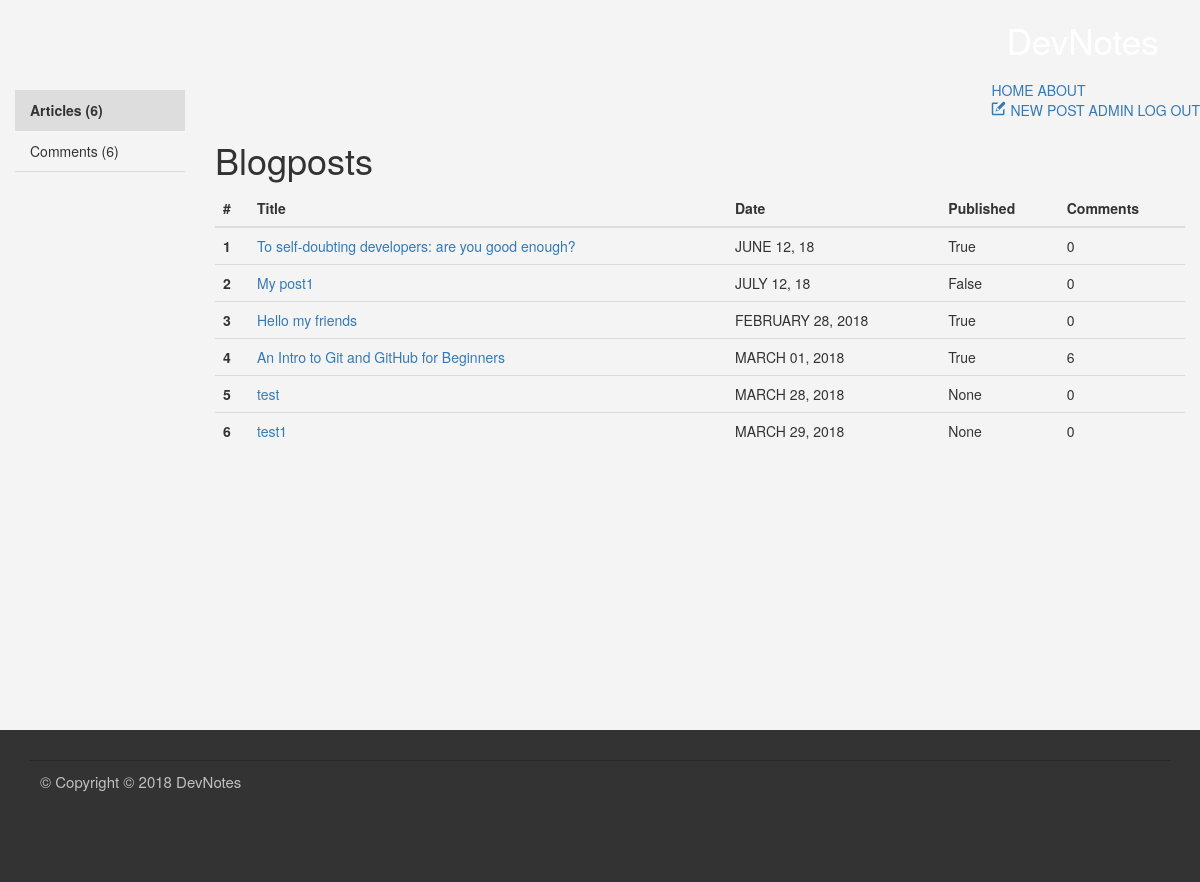
Page /admin/posts (signed in) on the committed database.
### my_blog/blueprints/blog/models.py (models this page shows, shortened)
class BlogPost(db.Model):
    id = db.Column(db.Integer, primary_key=True)
    _title = db.Column(db.String(128))
    date = db.Column(db.DateTime)
    content = db.Column(db.String)
    imagePath = db.Column(db.String)
    published = db.Column(db.Boolean)
    url = db.Column(db.String(128))
    _tags = db.relationship('Tag',
                            secondary=tags,
                            lazy='joined',
                            backref=db.backref('BlogPost',
                                               lazy='dynamic'))
    comments = db.relationship('Comment',
                               backref='blogpost',
                               lazy='dynamic')
    @staticmethod
    def get_all():
        return BlogPost.query.all()
    def formated_date(self):
        return "{0:%B %d, %Y}".format(self.date).upper()
    @property
    def title(self):
        return self._title
    @property
    def tags(self):
        return ",".join([tag.name for tag in self._tags])
    @tags.setter
    def tags(self, string):
        if string:
            self._tags = [Tag.get_or_create(tag)
                          for tag in string.split(',')]
        else:
            self._tags = []

### my_blog/blueprints/admin/views.py (the view)
@admin.route('/')
@admin.route('/posts')
@login_required
def blogposts_panel():
    return render_template('admin-posts_panel.html',
                           blogposts=BlogPost.get_all(),
                           comments=Comment.get_all(),
                           blogposts_qty=len(BlogPost.get_all()),
                           comments_qty=len(Comment.get_all()))

### my_blog/app.py (called while the page is built)
@login_manager.user_loader
def load_user(user_id):
    u = User.query.get(user_id)
    return u

### my_blog/blueprints/blog/models.py (called while the page is built)
    @staticmethod
    def get_all():
        return Comment.query.all()

### my_blog/blueprints/admin/templates/admin-posts_panel.html (shortened to what this page needs)
{% extends "base.html" %}
{% block header %}
  <div class="header--standard">
    <nav class="navbar" role="navigation">
      <a class="navbar__logo" href="{{url_for('main.index')}}">DevNotes</a>
      <div class="navbar-main">
        <a class="navbar-item" href="{{url_for('main.index')}}">HOME</a>
        <a class="navbar-item" href="#">ABOUT</a>
        {% if current_user.is_authenticated %}
          <div class="navbar-admin">
          <a class="navbar-item" href="{{url_for('blog.add')}}">
            <svg class="icon">
              <use xlink:href="{{ url_for('static', filename='img/sprite.svg#icon-new-message') | replace('%23', '#')}}"></use>
            </svg>
            NEW POST
          </a>
          <a class="navbar-item active" href="{{url_for('admin.blogposts_panel')}}">
            ADMIN
          </a>
          <a class="navbar-item" href="{{url_for('auth.logout')}}">LOG OUT</a>
          </div>
        {% endif %}
      </div>
    </nav>
  </div>
{% endblock %}
{% block content %}
<div class="col-md-2 admin-panel">
  <ul class="nav flex-column">
    <li class="nav-item active ">
      <a class="nav-link active " href="#">Articles ({{ blogposts_qty}})</a>
    </li>
    <li class="nav-item">
      <a class="nav-link" href="{{ url_for('admin.comments_panel') }}">Comments ({{ comments_qty }})</a>
    </li>
  </ul>
</div>
<div class="col-md-10">
  <h1>
    Blogposts
  </h1>
  {% if blogposts %}
    <table class="table">
      <thead>
        <tr>
          <th scope="col">#</th>
          <th scope="col">Title</th>
          <th scope="col">Date</th>
          <th scope="col">Published</th>
          <th scope="col">Comments</th>
        </tr>
      </thead>
      <tbody>
        {% for blogpost in blogposts %}
          <tr>
            <th scope="row">{{blogpost.id}}</th>
            <td><a href="{{url_for('blog.read', post_url=blogpost.url)}}">{{blogpost.title}}</a></td>
            <td>{{blogpost.formated_date()}}</td>
            <td>{{blogpost.published}}</td>
            <td>{{blogpost.comments.count()}}</td>
          </tr>
        {% endfor %}
      </tbody>
    </table>
  {% else %}
    <p>There is no posts yet.</p>
  {% endif %}
</div>
{% endblock %}

### my_blog/static/css/main.css (style rules this page uses)
body { background:#F4F4F4; margin:0; font-family: Oswald, "Helvetica Neue", Arial, Helvetica, Verdana, sans-serif; }
.header--standard { background: #333; }
.navbar { margin-bottom: 0; min-height:0px; border:0px; }
.navbar__logo, .navbar__logo:active { padding:1.5rem; font-family: Oswald, "Helvetica Neue", Arial, Helvetica, Verdana, sans-serif; display:inline-block; text-align: left; font-size:3.5rem; background-color: white; color: transparent; text-shadow:none; -webkit-background-clip: text; -moz-background-clip: text; background-clip: text; }
nav { float: right; }
.admin-panel a, .admin-panel a:active, .admin-panel a:hover { color:#333333; text-decoration:none; }
.admin-panel a.active, .admin-panel .nav-item.active, .nav>li>a.active:hover { cursor:default; font-weight:bold; background:#DDDDDD; }
.admin-panel li { border-bottom:1px #DDDDDD solid; }
.icon { fill: currentColor; height:1.5rem; width:1.5rem; }

### rows in the picture
BlogPost: id "1", title "To self-doubting developers: are you good enough?", formated_date "JUNE 12, 18", published "True", comments.count "0"
BlogPost: id "2", title "My post1", formated_date "JULY 12, 18", published "False", comments.count "0"
BlogPost: id "3", title "Hello my friends", formated_date "FEBRUARY 28, 2018", published "True", comments.count "0"
BlogPost: id "4", title "An Intro to Git and GitHub for Beginners", formated_date "MARCH 01, 2018", published "True", comments.count "6"
BlogPost: id "5", title "test", formated_date "MARCH 28, 2018", published "None", comments.count "0"
BlogPost: id "6", title "test1", formated_date "MARCH 29, 2018", published "None", comments.count "0"

### other values in the picture
{{ blogposts_qty }} "6"
{{ comments_qty }} "6"
